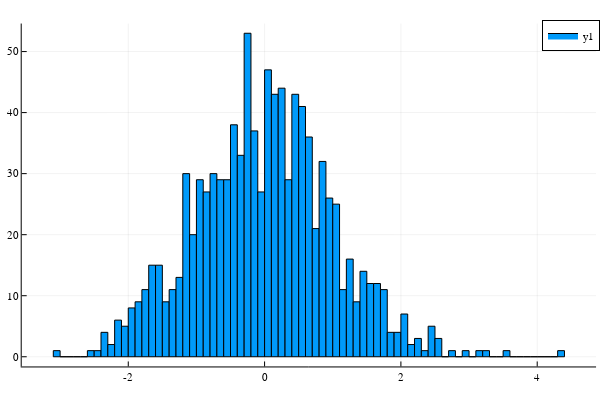

Notebook cell for this chart:
### Code cell
r = randn(1000)
histogram(r,bins=100)

### Figure 1 — Plotly figure (JSON) as saved in the notebook; plotly's stock layout.template omitted (floating-point values rounded to 4 significant figures)
{"data": [{"fill": "tozeroy", "fillcolor": "rgba(0, 154, 250, 1.000)", "legendgroup": "y1", "line": {"color": "rgba(0, 0, 0, 1.000)", "dash": "solid", "width": 1}, "mode": "lines", "name": "y1", "showlegend": true, "type": "scatter", "x": [-3.1, -3.1, -3, -3, -3.1, -3.1], "xaxis": "x1", "y": [1, 0, 0, 1, 1, 1], "yaxis": "y1"}, {"fill": "tozeroy", "fillcolor": "rgba(0, 154, 250, 1.000)", "legendgroup": "y1", "line": {"color": "rgba(0, 0, 0, 1.000)", "dash": "solid", "width": 1}, "mode": "lines", "name": "y1", "showlegend": false, "type": "scatter", "x": [-3, -3, -2.9, -2.9, -3, -3], "xaxis": "x1", "y": [0, 0, 0, 0, 0, 0], "yaxis": "y1"}, {"fill": "tozeroy", "fillcolor": "rgba(0, 154, 250, 1.000)", "legendgroup": "y1", "line": {"color": "rgba(0, 0, 0, 1.000)", "dash": "solid", "width": 1}, "mode": "lines", "name": "y1", "showlegend": false, "type": "scatter", "x": [-2.9, -2.9, -2.8, -2.8, -2.9, -2.9], "xaxis": "x1", "y": [0, 0, 0, 0, 0, 0], "yaxis": "y1"}, {"fill": "tozeroy", "fillcolor": "rgba(0, 154, 250, 1.000)", "legendgroup": "y1", "line": {"color": "rgba(0, 0, 0, 1.000)", "dash": "solid", "width": 1}, "mode": "lines", "name": "y1", "showlegend": false, "type": "scatter", "x": [-2.8, -2.8, -2.7, -2.7, -2.8, -2.8], "xaxis": "x1", "y": [0, 0, 0, 0, 0, 0], "yaxis": "y1"}, {"fill": "tozeroy", "fillcolor": "rgba(0, 154, 250, 1.000)", "legendgroup": "y1", "line": {"color": "rgba(0, 0, 0, 1.000)", "dash": "solid", "width": 1}, "mode": "lines", "name": "y1", "showlegend": false, "type": "scatter", "x": [-2.7, -2.7, -2.6, -2.6, -2.7, -2.7], "xaxis": "x1", "y": [0, 0, 0, 0, 0, 0], "yaxis": "y1"}, {"fill": "tozeroy", "fillcolor": "rgba(0, 154, 250, 1.000)", "legendgroup": "y1", "line": {"color": "rgba(0, 0, 0, 1.000)", "dash": "solid", "width": 1}, "mode": "lines", "name": "y1", "showlegend": false, "type": "scatter", "x": [-2.6, -2.6, -2.5, -2.5, -2.6, -2.6], "xaxis": "x1", "y": [1, 0, 0, 1, 1, 1], "yaxis": "y1"}, {"fill": "tozeroy", "fillcolor": "rgba(0, 154, 250, 1.000)", "legendgroup": "y1", "line": {"color": "rgba(0, 0, 0, 1.000)", "dash": "solid", "width": 1}, "mode": "lines", "name": "y1", "showlegend": false, "type": "scatter", "x": [-2.5, -2.5, -2.4, -2.4, -2.5, -2.5], "xaxis": "x1", "y": [1, 0, 0, 1, 1, 1], "yaxis": "y1"}, {"fill": "tozeroy", "fillcolor": "rgba(0, 154, 250, 1.000)", "legendgroup": "y1", "line": {"color": "rgba(0, 0, 0, 1.000)", "dash": "solid", "width": 1}, "mode": "lines", "name": "y1", "showlegend": false, "type": "scatter", "x": [-2.4, -2.4, -2.3, -2.3, -2.4, -2.4], "xaxis": "x1", "y": [4, 0, 0, 4, 4, 4], "yaxis": "y1"}, {"fill": "tozeroy", "fillcolor": "rgba(0, 154, 250, 1.000)", "legendgroup": "y1", "line": {"color": "rgba(0, 0, 0, 1.000)", "dash": "solid", "width": 1}, "mode": "lines", "name": "y1", "showlegend": false, "type": "scatter", "x": [-2.3, -2.3, -2.2, -2.2, -2.3, -2.3], "xaxis": "x1", "y": [2, 0, 0, 2, 2, 2], "yaxis": "y1"}, {"fill": "tozeroy", "fillcolor": "rgba(0, 154, 250, 1.000)", "legendgroup": "y1", "line": {"color": "rgba(0, 0, 0, 1.000)", "dash": "solid", "width": 1}, "mode": "lines", "name": "y1", "showlegend": false, "type": "scatter", "x": [-2.2, -2.2, -2.1, -2.1, -2.2, -2.2], "xaxis": "x1", "y": [6, 0, 0, 6, 6, 6], "yaxis": "y1"}, {"fill": "tozeroy", "fillcolor": "rgba(0, 154, 250, 1.000)", "legendgroup": "y1", "line": {"color": "rgba(0, 0, 0, 1.000)", "dash": "solid", "width": 1}, "mode": "lines", "name": "y1", "showlegend": false, "type": "scatter", "x": [-2.1, -2.1, -2.0, -2.0, -2.1, -2.1], "xaxis": "x1", "y": [5, 0, 0, 5, 5, 5], "yaxis": "y1"}, {"fill": "tozeroy", "fillcolor": "rgba(0, 154, 250, 1.000)", "legendgroup": "y1", "line": {"color": "rgba(0, 0, 0, 1.000)", "dash": "solid", "width": 1}, "mode": "lines", "name": "y1", "showlegend": false, "type": "scatter", "x": [-2, -2, -1.9, -1.9, -2, -2], "xaxis": "x1", "y": [8, 0, 0, 8, 8, 8], "yaxis": "y1"}, {"fill": "tozeroy", "fillcolor": "rgba(0, 154, 250, 1.000)", "legendgroup": "y1", "line": {"color": "rgba(0, 0, 0, 1.000)", "dash": "solid", "width": 1}, "mode": "lines", "name": "y1", "showlegend": false, "type": "scatter", "x": [-1.9, -1.9, -1.8, -1.8, -1.9, -1.9], "xaxis": "x1", "y": [9, 0, 0, 9, 9, 9], "yaxis": "y1"}, {"fill": "tozeroy", "fillcolor": "rgba(0, 154, 250, 1.000)", "legendgroup": "y1", "line": {"color": "rgba(0, 0, 0, 1.000)", "dash": "solid", "width": 1}, "mode": "lines", "name": "y1", "showlegend": false, "type": "scatter", "x": [-1.8, -1.8, -1.7, -1.7, -1.8, -1.8], "xaxis": "x1", "y": [11, 0, 0, 11, 11, 11], "yaxis": "y1"}, {"fill": "tozeroy", "fillcolor": "rgba(0, 154, 250, 1.000)", "legendgroup": "y1", "line": {"color": "rgba(0, 0, 0, 1.000)", "dash": "solid", "width": 1}, "mode": "lines", "name": "y1", "showlegend": false, "type": "scatter", "x": [-1.7, -1.7, -1.6, -1.6, -1.7, -1.7], "xaxis": "x1", "y": [15, 0, 0, 15, 15, 15], "yaxis": "y1"}, {"fill": "tozeroy", "fillcolor": "rgba(0, 154, 250, 1.000)", "legendgroup": "y1", "line": {"color": "rgba(0, 0, 0, 1.000)", "dash": "solid", "width": 1}, "mode": "lines", "name": "y1", "showlegend": false, "type": "scatter", "x": [-1.6, -1.6, -1.5, -1.5, -1.6, -1.6], "xaxis": "x1", "y": [15, 0, 0, 15, 15, 15], "yaxis": "y1"}, {"fill": "tozeroy", "fillcolor": "rgba(0, 154, 250, 1.000)", "legendgroup": "y1", "line": {"color": "rgba(0, 0, 0, 1.000)", "dash": "solid", "width": 1}, "mode": "lines", "name": "y1", "showlegend": false, "type": "scatter", "x": [-1.5, -1.5, -1.4, -1.4, -1.5, -1.5], "xaxis": "x1", "y": [9, 0, 0, 9, 9, 9], "yaxis": "y1"}, {"fill": "tozeroy", "fillcolor": "rgba(0, 154, 250, 1.000)", "legendgroup": "y1", "line": {"color": "rgba(0, 0, 0, 1.000)", "dash": "solid", "width": 1}, "mode": "lines", "name": "y1", "showlegend": false, "type": "scatter", "x": [-1.4, -1.4, -1.3, -1.3, -1.4, -1.4], "xaxis": "x1", "y": [11, 0, 0, 11, 11, 11], "yaxis": "y1"}, {"fill": "tozeroy", "fillcolor": "rgba(0, 154, 250, 1.000)", "legendgroup": "y1", "line": {"color": "rgba(0, 0, 0, 1.000)", "dash": "solid", "width": 1}, "mode": "lines", "name": "y1", "showlegend": false, "type": "scatter", "x": [-1.3, -1.3, -1.2, -1.2, -1.3, -1.3], "xaxis": "x1", "y": [13, 0, 0, 13, 13, 13], "yaxis": "y1"}, {"fill": "tozeroy", "fillcolor": "rgba(0, 154, 250, 1.000)", "legendgroup": "y1", "line": {"color": "rgba(0, 0, 0, 1.000)", "dash": "solid", "width": 1}, "mode": "lines", "name": "y1", "showlegend": false, "type": "scatter", "x": [-1.2, -1.2, -1.1, -1.1, -1.2, -1.2], "xaxis": "x1", "y": [30, 0, 0, 30, 30, 30], "yaxis": "y1"}, {"fill": "tozeroy", "fillcolor": "rgba(0, 154, 250, 1.000)", "legendgroup": "y1", "line": {"color": "rgba(0, 0, 0, 1.000)", "dash": "solid", "width": 1}, "mode": "lines", "name": "y1", "showlegend": false, "type": "scatter", "x": [-1.1, -1.1, -1, -1, -1.1, -1.1], "xaxis": "x1", "y": [20, 0, 0, 20, 20, 20], "yaxis": "y1"}, {"fill": "tozeroy", "fillcolor": "rgba(0, 154, 250, 1.000)", "legendgroup": "y1", "line": {"color": "rgba(0, 0, 0, 1.000)", "dash": "solid", "width": 1}, "mode": "lines", "name": "y1", "showlegend": false, "type": "scatter", "x": [-1, -1, -0.9, -0.9, -1, -1], "xaxis": "x1", "y": [29, 0, 0, 29, 29, 29], "yaxis": "y1"}, {"fill": "tozeroy", "fillcolor": "rgba(0, 154, 250, 1.000)", "legendgroup": "y1", "line": {"color": "rgba(0, 0, 0, 1.000)", "dash": "solid", "width": 1}, "mode": "lines", "name": "y1", "showlegend": false, "type": "scatter", "x": [-0.9, -0.9, -0.8, -0.8, -0.9, -0.9], "xaxis": "x1", "y": [27, 0, 0, 27, 27, 27], "yaxis": "y1"}, {"fill": "tozeroy", "fillcolor": "rgba(0, 154, 250, 1.000)", "legendgroup": "y1", "line": {"color": "rgba(0, 0, 0, 1.000)", "dash": "solid", "width": 1}, "mode": "lines", "name": "y1", "showlegend": false, "type": "scatter", "x": [-0.8, -0.8, -0.7, -0.7, -0.8, -0.8], "xaxis": "x1", "y": [30, 0, 0, 30, 30, 30], "yaxis": "y1"}, {"fill": "tozeroy", "fillcolor": "rgba(0, 154, 250, 1.000)", "legendgroup": "y1", "line": {"color": "rgba(0, 0, 0, 1.000)", "dash": "solid", "width": 1}, "mode": "lines", "name": "y1", "showlegend": false, "type": "scatter", "x": [-0.7, -0.7, -0.6, -0.6, -0.7, -0.7], "xaxis": "x1", "y": [29, 0, 0, 29, 29, 29], "yaxis": "y1"}, {"fill": "tozeroy", "fillcolor": "rgba(0, 154, 250, 1.000)", "legendgroup": "y1", "line": {"color": "rgba(0, 0, 0, 1.000)", "dash": "solid", "width": 1}, "mode": "lines", "name": "y1", "showlegend": false, "type": "scatter", "x": [-0.6, -0.6, -0.5, -0.5, -0.6, -0.6], "xaxis": "x1", "y": [29, 0, 0, 29, 29, 29], "yaxis": "y1"}, {"fill": "tozeroy", "fillcolor": "rgba(0, 154, 250, 1.000)", "legendgroup": "y1", "line": {"color": "rgba(0, 0, 0, 1.000)", "dash": "solid", "width": 1}, "mode": "lines", "name": "y1", "showlegend": false, "type": "scatter", "x": [-0.5, -0.5, -0.4, -0.4, -0.5, -0.5], "xaxis": "x1", "y": [38, 0, 0, 38, 38, 38], "yaxis": "y1"}, {"fill": "tozeroy", "fillcolor": "rgba(0, 154, 250, 1.000)", "legendgroup": "y1", "line": {"color": "rgba(0, 0, 0, 1.000)", "dash": "solid", "width": 1}, "mode": "lines", "name": "y1", "showlegend": false, "type": "scatter", "x": [-0.4, -0.4, -0.3, -0.3, -0.4, -0.4], "xaxis": "x1", "y": [33, 0, 0, 33, 33, 33], "yaxis": "y1"}, {"fill": "tozeroy", "fillcolor": "rgba(0, 154, 250, 1.000)", "legendgroup": "y1", "line": {"color": "rgba(0, 0, 0, 1.000)", "dash": "solid", "width": 1}, "mode": "lines", "name": "y1", "showlegend": false, "type": "scatter", "x": [-0.3, -0.3, -0.2, -0.2, -0.3, -0.3], "xaxis": "x1", "y": [53, 0, 0, 53, 53, 53], "yaxis": "y1"}, {"fill": "tozeroy", "fillcolor": "rgba(0, 154, 250, 1.000)", "legendgroup": "y1", "line": {"color": "rgba(0, 0, 0, 1.000)", "dash": "solid", "width": 1}, "mode": "lines", "name": "y1", "showlegend": false, "type": "scatter", "x": [-0.2, -0.2, -0.1, -0.1, -0.2, -0.2], "xaxis": "x1", "y": [37, 0, 0, 37, 37, 37], "yaxis": "y1"}, {"fill": "tozeroy", "fillcolor": "rgba(0, 154, 250, 1.000)", "legendgroup": "y1", "line": {"color": "rgba(0, 0, 0, 1.000)", "dash": "solid", "width": 1}, "mode": "lines", "name": "y1", "showlegend": false, "type": "scatter", "x": [-0.1, -0.1, -8.327e-17, -8.327e-17, -0.1, -0.1], "xaxis": "x1", "y": [27, 0, 0, 27, 27, 27], "yaxis": "y1"}, {"fill": "tozeroy", "fillcolor": "rgba(0, 154, 250, 1.000)", "legendgroup": "y1", "line": {"color": "rgba(0, 0, 0, 1.000)", "dash": "solid", "width": 1}, "mode": "lines", "name": "y1", "showlegend": false, "type": "scatter", "x": [-8.327e-17, -8.327e-17, 0.1, 0.1, -8.327e-17, -8.327e-17], "xaxis": "x1", "y": [47, 0, 0, 47, 47, 47], "yaxis": "y1"}, {"fill": "tozeroy", "fillcolor": "rgba(0, 154, 250, 1.000)", "legendgroup": "y1", "line": {"color": "rgba(0, 0, 0, 1.000)", "dash": "solid", "width": 1}, "mode": "lines", "name": "y1", "showlegend": false, "type": "scatter", "x": [0.1, 0.1, 0.2, 0.2, 0.1, 0.1], "xaxis": "x1", "y": [43, 0, 0, 43, 43, 43], "yaxis": "y1"}, {"fill": "tozeroy", "fillcolor": "rgba(0, 154, 250, 1.000)", "legendgroup": "y1", "line": {"color": "rgba(0, 0, 0, 1.000)", "dash": "solid", "width": 1}, "mode": "lines", "name": "y1", "showlegend": false, "type": "scatter", "x": [0.2, 0.2, 0.3, 0.3, 0.2, 0.2], "xaxis": "x1", "y": [44, 0, 0, 44, 44, 44], "yaxis": "y1"}, {"fill": "tozeroy", "fillcolor": "rgba(0, 154, 250, 1.000)", "legendgroup": "y1", "line": {"color": "rgba(0, 0, 0, 1.000)", "dash": "solid", "width": 1}, "mode": "lines", "name": "y1", "showlegend": false, "type": "scatter", "x": [0.3, 0.3, 0.4, 0.4, 0.3, 0.3], "xaxis": "x1", "y": [29, 0, 0, 29, 29, 29], "yaxis": "y1"}, {"fill": "tozeroy", "fillcolor": "rgba(0, 154, 250, 1.000)", "legendgroup": "y1", "line": {"color": "rgba(0, 0, 0, 1.000)", "dash": "solid", "width": 1}, "mode": "lines", "name": "y1", "showlegend": false, "type": "scatter", "x": [0.4, 0.4, 0.5, 0.5, 0.4, 0.4], "xaxis": "x1", "y": [43, 0, 0, 43, 43, 43], "yaxis": "y1"}, {"fill": "tozeroy", "fillcolor": "rgba(0, 154, 250, 1.000)", "legendgroup": "y1", "line": {"color": "rgba(0, 0, 0, 1.000)", "dash": "solid", "width": 1}, "mode": "lines", "name": "y1", "showlegend": false, "type": "scatter", "x": [0.5, 0.5, 0.6, 0.6, 0.5, 0.5], "xaxis": "x1", "y": [41, 0, 0, 41, 41, 41], "yaxis": "y1"}, {"fill": "tozeroy", "fillcolor": "rgba(0, 154, 250, 1.000)", "legendgroup": "y1", "line": {"color": "rgba(0, 0, 0, 1.000)", "dash": "solid", "width": 1}, "mode": "lines", "name": "y1", "showlegend": false, "type": "scatter", "x": [0.6, 0.6, 0.7, 0.7, 0.6, 0.6], "xaxis": "x1", "y": [36, 0, 0, 36, 36, 36], "yaxis": "y1"}, {"fill": "tozeroy", "fillcolor": "rgba(0, 154, 250, 1.000)", "legendgroup": "y1", "line": {"color": "rgba(0, 0, 0, 1.000)", "dash": "solid", "width": 1}, "mode": "lines", "name": "y1", "showlegend": false, "type": "scatter", "x": [0.7, 0.7, 0.8, 0.8, 0.7, 0.7], "xaxis": "x1", "y": [21, 0, 0, 21, 21, 21], "yaxis": "y1"}, {"fill": "tozeroy", "fillcolor": "rgba(0, 154, 250, 1.000)", "legendgroup": "y1", "line": {"color": "rgba(0, 0, 0, 1.000)", "dash": "solid", "width": 1}, "mode": "lines", "name": "y1", "showlegend": false, "type": "scatter", "x": [0.8, 0.8, 0.9, 0.9, 0.8, 0.8], "xaxis": "x1", "y": [32, 0, 0, 32, 32, 32], "yaxis": "y1"}, {"fill": "tozeroy", "fillcolor": "rgba(0, 154, 250, 1.000)", "legendgroup": "y1", "line": {"color": "rgba(0, 0, 0, 1.000)", "dash": "solid", "width": 1}, "mode": "lines", "name": "y1", "showlegend": false, "type": "scatter", "x": [0.9, 0.9, 1.0, 1.0, 0.9, 0.9], "xaxis": "x1", "y": [26, 0, 0, 26, 26, 26], "yaxis": "y1"}, {"fill": "tozeroy", "fillcolor": "rgba(0, 154, 250, 1.000)", "legendgroup": "y1", "line": {"color": "rgba(0, 0, 0, 1.000)", "dash": "solid", "width": 1}, "mode": "lines", "name": "y1", "showlegend": false, "type": "scatter", "x": [1.0, 1.0, 1.1, 1.1, 1.0, 1.0], "xaxis": "x1", "y": [25, 0, 0, 25, 25, 25], "yaxis": "y1"}, {"fill": "tozeroy", "fillcolor": "rgba(0, 154, 250, 1.000)", "legendgroup": "y1", "line": {"color": "rgba(0, 0, 0, 1.000)", "dash": "solid", "width": 1}, "mode": "lines", "name": "y1", "showlegend": false, "type": "scatter", "x": [1.1, 1.1, 1.2, 1.2, 1.1, 1.1], "xaxis": "x1", "y": [11, 0, 0, 11, 11, 11], "yaxis": "y1"}, {"fill": "tozeroy", "fillcolor": "rgba(0, 154, 250, 1.000)", "legendgroup": "y1", "line": {"color": "rgba(0, 0, 0, 1.000)", "dash": "solid", "width": 1}, "mode": "lines", "name": "y1", "showlegend": false, "type": "scatter", "x": [1.2, 1.2, 1.3, 1.3, 1.2, 1.2], "xaxis": "x1", "y": [16, 0, 0, 16, 16, 16], "yaxis": "y1"}, {"fill": "tozeroy", "fillcolor": "rgba(0, 154, 250, 1.000)", "legendgroup": "y1", "line": {"color": "rgba(0, 0, 0, 1.000)", "dash": "solid", "width": 1}, "mode": "lines", "name": "y1", "showlegend": false, "type": "scatter", "x": [1.3, 1.3, 1.4, 1.4, 1.3, 1.3], "xaxis": "x1", "y": [9, 0, 0, 9, 9, 9], "yaxis": "y1"}, {"fill": "tozeroy", "fillcolor": "rgba(0, 154, 250, 1.000)", "legendgroup": "y1", "line": {"color": "rgba(0, 0, 0, 1.000)", "dash": "solid", "width": 1}, "mode": "lines", "name": "y1", "showlegend": false, "type": "scatter", "x": [1.4, 1.4, 1.5, 1.5, 1.4, 1.4], "xaxis": "x1", "y": [14, 0, 0, 14, 14, 14], "yaxis": "y1"}, {"fill": "tozeroy", "fillcolor": "rgba(0, 154, 250, 1.000)", "legendgroup": "y1", "line": {"color": "rgba(0, 0, 0, 1.000)", "dash": "solid", "width": 1}, "mode": "lines", "name": "y1", "showlegend": false, "type": "scatter", "x": [1.5, 1.5, 1.6, 1.6, 1.5, 1.5], "xaxis": "x1", "y": [12, 0, 0, 12, 12, 12], "yaxis": "y1"}, {"fill": "tozeroy", "fillcolor": "rgba(0, 154, 250, 1.000)", "legendgroup": "y1", "line": {"color": "rgba(0, 0, 0, 1.000)", "dash": "solid", "width": 1}, "mode": "lines", "name": "y1", "showlegend": false, "type": "scatter", "x": [1.6, 1.6, 1.7, 1.7, 1.6, 1.6], "xaxis": "x1", "y": [12, 0, 0, 12, 12, 12], "yaxis": "y1"}, {"fill": "tozeroy", "fillcolor": "rgba(0, 154, 250, 1.000)", "legendgroup": "y1", "line": {"color": "rgba(0, 0, 0, 1.000)", "dash": "solid", "width": 1}, "mode": "lines", "name": "y1", "showlegend": false, "type": "scatter", "x": [1.7, 1.7, 1.8, 1.8, 1.7, 1.7], "xaxis": "x1", "y": [11, 0, 0, 11, 11, 11], "yaxis": "y1"}, {"fill": "tozeroy", "fillcolor": "rgba(0, 154, 250, 1.000)", "legendgroup": "y1", "line": {"color": "rgba(0, 0, 0, 1.000)", "dash": "solid", "width": 1}, "mode": "lines", "name": "y1", "showlegend": false, "type": "scatter", "x": [1.8, 1.8, 1.9, 1.9, 1.8, 1.8], "xaxis": "x1", "y": [4, 0, 0, 4, 4, 4], "yaxis": "y1"}, {"fill": "tozeroy", "fillcolor": "rgba(0, 154, 250, 1.000)", "legendgroup": "y1", "line": {"color": "rgba(0, 0, 0, 1.000)", "dash": "solid", "width": 1}, "mode": "lines", "name": "y1", "showlegend": false, "type": "scatter", "x": [1.9, 1.9, 2.0, 2.0, 1.9, 1.9], "xaxis": "x1", "y": [4, 0, 0, 4, 4, 4], "yaxis": "y1"}, {"fill": "tozeroy", "fillcolor": "rgba(0, 154, 250, 1.000)", "legendgroup": "y1", "line": {"color": "rgba(0, 0, 0, 1.000)", "dash": "solid", "width": 1}, "mode": "lines", "name": "y1", "showlegend": false, "type": "scatter", "x": [2.0, 2.0, 2.1, 2.1, 2.0, 2.0], "xaxis": "x1", "y": [7, 0, 0, 7, 7, 7], "yaxis": "y1"}, {"fill": "tozeroy", "fillcolor": "rgba(0, 154, 250, 1.000)", "legendgroup": "y1", "line": {"color": "rgba(0, 0, 0, 1.000)", "dash": "solid", "width": 1}, "mode": "lines", "name": "y1", "showlegend": false, "type": "scatter", "x": [2.1, 2.1, 2.2, 2.2, 2.1, 2.1], "xaxis": "x1", "y": [2, 0, 0, 2, 2, 2], "yaxis": "y1"}, {"fill": "tozeroy", "fillcolor": "rgba(0, 154, 250, 1.000)", "legendgroup": "y1", "line": {"color": "rgba(0, 0, 0, 1.000)", "dash": "solid", "width": 1}, "mode": "lines", "name": "y1", "showlegend": false, "type": "scatter", "x": [2.2, 2.2, 2.3, 2.3, 2.2, 2.2], "xaxis": "x1", "y": [3, 0, 0, 3, 3, 3], "yaxis": "y1"}, {"fill": "tozeroy", "fillcolor": "rgba(0, 154, 250, 1.000)", "legendgroup": "y1", "line": {"color": "rgba(0, 0, 0, 1.000)", "dash": "solid", "width": 1}, "mode": "lines", "name": "y1", "showlegend": false, "type": "scatter", "x": [2.3, 2.3, 2.4, 2.4, 2.3, 2.3], "xaxis": "x1", "y": [1, 0, 0, 1, 1, 1], "yaxis": "y1"}, {"fill": "tozeroy", "fillcolor": "rgba(0, 154, 250, 1.000)", "legendgroup": "y1", "line": {"color": "rgba(0, 0, 0, 1.000)", "dash": "solid", "width": 1}, "mode": "lines", "name": "y1", "showlegend": false, "type": "scatter", "x": [2.4, 2.4, 2.5, 2.5, 2.4, 2.4], "xaxis": "x1", "y": [5, 0, 0, 5, 5, 5], "yaxis": "y1"}, {"fill": "tozeroy", "fillcolor": "rgba(0, 154, 250, 1.000)", "legendgroup": "y1", "line": {"color": "rgba(0, 0, 0, 1.000)", "dash": "solid", "width": 1}, "mode": "lines", "name": "y1", "showlegend": false, "type": "scatter", "x": [2.5, 2.5, 2.6, 2.6, 2.5, 2.5], "xaxis": "x1", "y": [3, 0, 0, 3, 3, 3], "yaxis": "y1"}, {"fill": "tozeroy", "fillcolor": "rgba(0, 154, 250, 1.000)", "legendgroup": "y1", "line": {"color": "rgba(0, 0, 0, 1.000)", "dash": "solid", "width": 1}, "mode": "lines", "name": "y1", "showlegend": false, "type": "scatter", "x": [2.6, 2.6, 2.7, 2.7, 2.6, 2.6], "xaxis": "x1", "y": [0, 0, 0, 0, 0, 0], "yaxis": "y1"}, {"fill": "tozeroy", "fillcolor": "rgba(0, 154, 250, 1.000)", "legendgroup": "y1", "line": {"color": "rgba(0, 0, 0, 1.000)", "dash": "solid", "width": 1}, "mode": "lines", "name": "y1", "showlegend": false, "type": "scatter", "x": [2.7, 2.7, 2.8, 2.8, 2.7, 2.7], "xaxis": "x1", "y": [1, 0, 0, 1, 1, 1], "yaxis": "y1"}, {"fill": "tozeroy", "fillcolor": "rgba(0, 154, 250, 1.000)", "legendgroup": "y1", "line": {"color": "rgba(0, 0, 0, 1.000)", "dash": "solid", "width": 1}, "mode": "lines", "name": "y1", "showlegend": false, "type": "scatter", "x": [2.8, 2.8, 2.9, 2.9, 2.8, 2.8], "xaxis": "x1", "y": [0, 0, 0, 0, 0, 0], "yaxis": "y1"}, {"fill": "tozeroy", "fillcolor": "rgba(0, 154, 250, 1.000)", "legendgroup": "y1", "line": {"color": "rgba(0, 0, 0, 1.000)", "dash": "solid", "width": 1}, "mode": "lines", "name": "y1", "showlegend": false, "type": "scatter", "x": [2.9, 2.9, 3, 3, 2.9, 2.9], "xaxis": "x1", "y": [1, 0, 0, 1, 1, 1], "yaxis": "y1"}, {"fill": "tozeroy", "fillcolor": "rgba(0, 154, 250, 1.000)", "legendgroup": "y1", "line": {"color": "rgba(0, 0, 0, 1.000)", "dash": "solid", "width": 1}, "mode": "lines", "name": "y1", "showlegend": false, "type": "scatter", "x": [3, 3, 3.1, 3.1, 3, 3], "xaxis": "x1", "y": [0, 0, 0, 0, 0, 0], "yaxis": "y1"}, {"fill": "tozeroy", "fillcolor": "rgba(0, 154, 250, 1.000)", "legendgroup": "y1", "line": {"color": "rgba(0, 0, 0, 1.000)", "dash": "solid", "width": 1}, "mode": "lines", "name": "y1", "showlegend": false, "type": "scatter", "x": [3.1, 3.1, 3.2, 3.2, 3.1, 3.1], "xaxis": "x1", "y": [1, 0, 0, 1, 1, 1], "yaxis": "y1"}, {"fill": "tozeroy", "fillcolor": "rgba(0, 154, 250, 1.000)", "legendgroup": "y1", "line": {"color": "rgba(0, 0, 0, 1.000)", "dash": "solid", "width": 1}, "mode": "lines", "name": "y1", "showlegend": false, "type": "scatter", "x": [3.2, 3.2, 3.3, 3.3, 3.2, 3.2], "xaxis": "x1", "y": [1, 0, 0, 1, 1, 1], "yaxis": "y1"}, {"fill": "tozeroy", "fillcolor": "rgba(0, 154, 250, 1.000)", "legendgroup": "y1", "line": {"color": "rgba(0, 0, 0, 1.000)", "dash": "solid", "width": 1}, "mode": "lines", "name": "y1", "showlegend": false, "type": "scatter", "x": [3.3, 3.3, 3.4, 3.4, 3.3, 3.3], "xaxis": "x1", "y": [0, 0, 0, 0, 0, 0], "yaxis": "y1"}, {"fill": "tozeroy", "fillcolor": "rgba(0, 154, 250, 1.000)", "legendgroup": "y1", "line": {"color": "rgba(0, 0, 0, 1.000)", "dash": "solid", "width": 1}, "mode": "lines", "name": "y1", "showlegend": false, "type": "scatter", "x": [3.4, 3.4, 3.5, 3.5, 3.4, 3.4], "xaxis": "x1", "y": [0, 0, 0, 0, 0, 0], "yaxis": "y1"}, {"fill": "tozeroy", "fillcolor": "rgba(0, 154, 250, 1.000)", "legendgroup": "y1", "line": {"color": "rgba(0, 0, 0, 1.000)", "dash": "solid", "width": 1}, "mode": "lines", "name": "y1", "showlegend": false, "type": "scatter", "x": [3.5, 3.5, 3.6, 3.6, 3.5, 3.5], "xaxis": "x1", "y": [1, 0, 0, 1, 1, 1], "yaxis": "y1"}, {"fill": "tozeroy", "fillcolor": "rgba(0, 154, 250, 1.000)", "legendgroup": "y1", "line": {"color": "rgba(0, 0, 0, 1.000)", "dash": "solid", "width": 1}, "mode": "lines", "name": "y1", "showlegend": false, "type": "scatter", "x": [3.6, 3.6, 3.7, 3.7, 3.6, 3.6], "xaxis": "x1", "y": [0, 0, 0, 0, 0, 0], "yaxis": "y1"}, {"fill": "tozeroy", "fillcolor": "rgba(0, 154, 250, 1.000)", "legendgroup": "y1", "line": {"color": "rgba(0, 0, 0, 1.000)", "dash": "solid", "width": 1}, "mode": "lines", "name": "y1", "showlegend": false, "type": "scatter", "x": [3.7, 3.7, 3.8, 3.8, 3.7, 3.7], "xaxis": "x1", "y": [0, 0, 0, 0, 0, 0], "yaxis": "y1"}, {"fill": "tozeroy", "fillcolor": "rgba(0, 154, 250, 1.000)", "legendgroup": "y1", "line": {"color": "rgba(0, 0, 0, 1.000)", "dash": "solid", "width": 1}, "mode": "lines", "name": "y1", "showlegend": false, "type": "scatter", "x": [3.8, 3.8, 3.9, 3.9, 3.8, 3.8], "xaxis": "x1", "y": [0, 0, 0, 0, 0, 0], "yaxis": "y1"}, {"fill": "tozeroy", "fillcolor": "rgba(0, 154, 250, 1.000)", "legendgroup": "y1", "line": {"color": "rgba(0, 0, 0, 1.000)", "dash": "solid", "width": 1}, "mode": "lines", "name": "y1", "showlegend": false, "type": "scatter", "x": [3.9, 3.9, 4, 4, 3.9, 3.9], "xaxis": "x1", "y": [0, 0, 0, 0, 0, 0], "yaxis": "y1"}, {"fill": "tozeroy", "fillcolor": "rgba(0, 154, 250, 1.000)", "legendgroup": "y1", "line": {"color": "rgba(0, 0, 0, 1.000)", "dash": "solid", "width": 1}, "mode": "lines", "name": "y1", "showlegend": false, "type": "scatter", "x": [4, 4, 4.1, 4.1, 4, 4], "xaxis": "x1", "y": [0, 0, 0, 0, 0, 0], "yaxis": "y1"}, {"fill": "tozeroy", "fillcolor": "rgba(0, 154, 250, 1.000)", "legendgroup": "y1", "line": {"color": "rgba(0, 0, 0, 1.000)", "dash": "solid", "width": 1}, "mode": "lines", "name": "y1", "showlegend": false, "type": "scatter", "x": [4.1, 4.1, 4.2, 4.2, 4.1, 4.1], "xaxis": "x1", "y": [0, 0, 0, 0, 0, 0], "yaxis": "y1"}, {"fill": "tozeroy", "fillcolor": "rgba(0, 154, 250, 1.000)", "legendgroup": "y1", "line": {"color": "rgba(0, 0, 0, 1.000)", "dash": "solid", "width": 1}, "mode": "lines", "name": "y1", "showlegend": false, "type": "scatter", "x": [4.2, 4.2, 4.3, 4.3, 4.2, 4.2], "xaxis": "x1", "y": [0, 0, 0, 0, 0, 0], "yaxis": "y1"}, {"fill": "tozeroy", "fillcolor": "rgba(0, 154, 250, 1.000)", "legendgroup": "y1", "line": {"color": "rgba(0, 0, 0, 1.000)", "dash": "solid", "width": 1}, "mode": "lines", "name": "y1", "showlegend": false, "type": "scatter", "x": [4.3, 4.3, 4.4, 4.4, 4.3, 4.3], "xaxis": "x1", "y": [1, 0, 0, 1, 1, 1], "yaxis": "y1"}, {"colorbar": {"len": 0.9525, "title": "", "x": 0.9934, "y": 0.5139}, "legendgroup": "y1", "marker": {"color": "rgba(0, 154, 250, 0.000)", "line": {"color": "rgba(0, 0, 0, 0.000)", "width": 1}, "size": 0, "symbol": "circle"}, "mode": "markers", "name": "y1", "showlegend": false, "type": "scatter", "x": [-3.05, -2.95, -2.85, -2.75, -2.65, -2.55, -2.45, -2.35, -2.25, -2.15, -2.05, -1.95, -1.85, -1.75, -1.65, -1.55, -1.45, -1.35, -1.25, -1.15, -1.05, -0.95, -0.85, -0.75, -0.65, -0.55, -0.45, -0.35, -0.25, -0.15, -0.05, 0.05, 0.15, 0.25, 0.35, 0.45, 0.55, 0.65, 0.75, 0.85, 0.95, 1.05, 1.15, 1.25, 1.35, 1.45, 1.55, 1.65, 1.75, 1.85, 1.95, 2.05, 2.15, 2.25, 2.35, 2.45, 2.55, 2.65, 2.75, 2.85, 2.95, 3.05, 3.15, 3.25, 3.35, 3.45, 3.55, 3.65, 3.75, 3.85, 3.95, 4.05, 4.15, 4.25, 4.35], "xaxis": "x", "y": [1, 0, 0, 0, 0, 1, 1, 4, 2, 6, 5, 8, 9, 11, 15, 15, 9, 11, 13, 30, 20, 29, 27, 30, 29, 29, 38, 33, 53, 37, 27, 47, 43, 44, 29, 43, 41, 36, 21, 32, 26, 25, 11, 16, 9, 14, 12, 12, 11, 4, 4, 7, 2, 3, 1, 5, 3, 0, 1, 0, 1, 0, 1, 1, 0, 0, 1, 0, 0, 0, 0, 0, 0, 0, 1], "yaxis": "y"}], "layout": {"annotations": [], "height": 400, "legend": {"bgcolor": "rgba(255, 255, 255, 1.000)", "bordercolor": "rgba(0, 0, 0, 1.000)", "borderwidth": 1, "font": {"color": "rgba(0, 0, 0, 1.000)", "family": "sans-serif", "size": 11}, "title": {"font": {"color": "rgba(0, 0, 0, 1.000)", "family": "sans-serif", "size": 15}, "text": ""}, "tracegroupgap": 0, "traceorder": "normal", "x": 1, "xanchor": "auto", "y": 1, "yanchor": "auto"}, "margin": {"b": 20, "l": 0, "r": 0, "t": 20}, "paper_bgcolor": "rgba(255, 255, 255, 1.000)", "plot_bgcolor": "rgba(255, 255, 255, 1.000)", "showlegend": true, "width": 600, "xaxis": {"anchor": "y", "domain": [0.03619, 0.9934], "gridcolor": "rgba(0, 0, 0, 0.100)", "gridwidth": 0.5, "linecolor": "rgba(0, 0, 0, 1.000)", "mirror": false, "range": [-3.563, 4.864], "showgrid": true, "showline": true, "showticklabels": true, "tickangle": 0, "tickcolor": "rgb(0, 0, 0)", "tickfont": {"color": "rgba(0, 0, 0, 1.000)", "family": "sans-serif", "size": 11}, "tickmode": "array", "ticks": "inside", "ticktext": ["-2", "0", "2", "4"], "tickvals": [-2, 0, 2, 4], "title": "", "titlefont": {"color": "rgba(0, 0, 0, 1.000)", "family": "sans-serif", "size": 15}, "type": "-", "visible": true, "zeroline": false, "zerolinecolor": "rgba(0, 0, 0, 1.000)"}, "yaxis": {"anchor": "x", "domain": [0.03762, 0.9902], "gridcolor": "rgba(0, 0, 0, 0.100)", "gridwidth": 0.5, "linecolor": "rgba(0, 0, 0, 1.000)", "mirror": false, "range": [-1.59, 54.59], "showgrid": true, "showline": true, "showticklabels": true, "tickangle": 0, "tickcolor": "rgb(0, 0, 0)", "tickfont": {"color": "rgba(0, 0, 0, 1.000)", "family": "sans-serif", "size": 11}, "tickmode": "array", "ticks": "inside", "ticktext": ["0", "10", "20", "30", "40", "50"], "tickvals": [0, 10, 20, 30, 40, 50], "title": "", "titlefont": {"color": "rgba(0, 0, 0, 1.000)", "family": "sans-serif", "size": 15}, "type": "-", "visible": true, "zeroline": false, "zerolinecolor": "rgba(0, 0, 0, 1.000)"}}}
